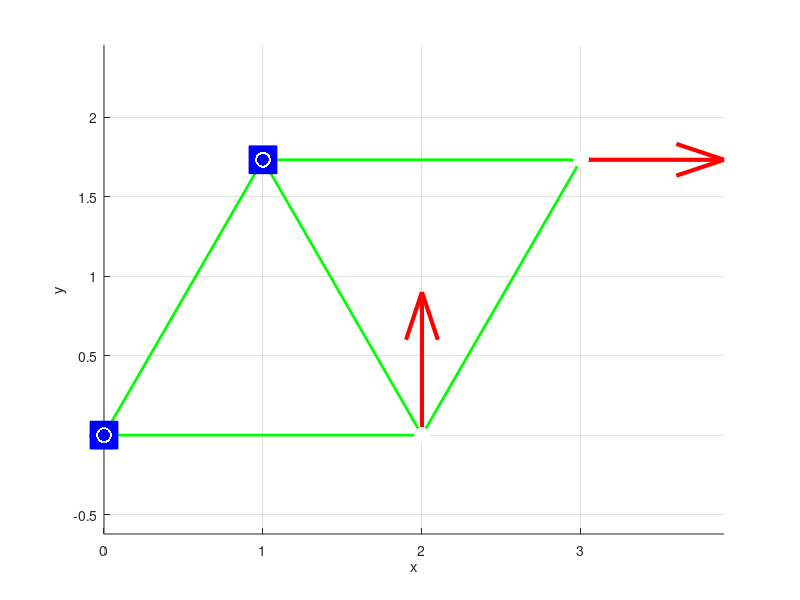

MATLAB code for this plot: (Note: this script raises an error after producing the figure.)
%% 
clc; clear; close all;
%% disegno del problema
lenght=2;

nodes=[ 0       0;
        lenght/2     (((3)^(0.5))/2)*lenght; ...
        lenght       0; ...
        1.5*lenght   (((3)^(0.5))/2)*lenght];


figure(1); hold on; grid on;
xlabel('x'); ylabel('y');
axis('equal', 'padded');
plot(nodes(:,1), nodes(:,2), 'ow', 'MarkerFaceColor', 'w', 'MarkerSize', 10)
plot(nodes(:,1), nodes(:,2), '-g', 'LineWidth', 2)
plot([nodes(1,1);nodes(3,1)], [nodes(1,2),nodes(3,2)], '-g', 'LineWidth', 2)
plot([nodes(2,1);nodes(4,1)], [nodes(2,2),nodes(4,2)], '-g', 'LineWidth', 2)
plot([nodes(1,1);nodes(2,1)], [nodes(1,2),nodes(2,2)], 'squareb', 'MarkerFaceColor', 'b', 'MarkerSize', 20)
quiver(nodes(3,1), nodes(3,2), 0, lenght/2, 'r', 'LineWidth', 3, 'DisplayName', 'F');
quiver(nodes(4,1), nodes(4,2), lenght/2, 0, 'r', 'LineWidth', 3);


%% svolgimento esercizio
syms l E A real;
U=sym('u', [8, 1]);


%% asta 12

b12=sym (60/180)*pi;


c=cos(b12);
s=sin(b12);

K12loc=simplify([c^2 c*s -c^2 -c*s;
        c*s s^2 -c*s -s^2;
       -c^2 -c*s c^2 c*s;
       -c*s -s^2 c*s s^2]);

F12loc=K12loc*U(1:4)*E*A/l;

%% asta 13

b13=sym (0/180)*pi;


c=cos(b13);
s=sin(b13);

K13loc=simplify([c^2 c*s -c^2 -c*s;
        c*s s^2 -c*s -s^2;
       -c^2 -c*s c^2 c*s;
       -c*s -s^2 c*s s^2]);

F13loc=K13loc*U([1 2 5 6])*E*A/l;

%% asta 23

b23=sym (-60/180)*pi;


c=cos(b23);
s=sin(b23);

K23loc=simplify([c^2 c*s -c^2 -c*s;
        c*s s^2 -c*s -s^2;
       -c^2 -c*s c^2 c*s;
       -c*s -s^2 c*s s^2]);

F23loc=K23loc*U(3:6)*E*A/l;

%% asta 24

b24=sym (0/180)*pi;


c=cos(b24);
s=sin(b24);

K24loc=simplify([c^2 c*s -c^2 -c*s;
        c*s s^2 -c*s -s^2;
       -c^2 -c*s c^2 c*s;
       -c*s -s^2 c*s s^2]);

F24loc=K24loc*U([3 4 7 8])*E*A/l;



%% asta 34

b34=sym (60/180)*pi;


c=cos(b34);
s=sin(b34);

K34loc=simplify([c^2 c*s -c^2 -c*s;
        c*s s^2 -c*s -s^2;
       -c^2 -c*s c^2 c*s;
       -c*s -s^2 c*s s^2]);

F34loc=K34loc*U(5:8)*E*A/l;

%% sommo tutte le forze

F12=[F12loc; 0; 0; 0; 0];
F13=[F13loc(1:2); 0;0;F13loc(3:4); 0;0];
F23=[0;0;F23loc;0;0];
F24=[0;0; F24loc(1:2); 0;0; F24loc(3:4)];
F34=[0;0;0;0; F34loc];

Ftot=F12+F13+F23+F24+F34;

Ktot=simplify(jacobian(Ftot,U));

%% calcolo degli spostamenti dei nodi liberi

Fnote=sym([0; 1; 1; 0]);
Krid=Ktot(5:8,5:8);

Urid=simplify(inv(Krid)*Fnote);

U(5:8)=Urid;
U(1:4)=0;

%% calcolo delle reazioni vincolari

Fvinc=simplify(Ktot(1:4,5:8)*U(5:8));

%% esposizione finale

Ftot=[Fvinc; Fnote]
U
